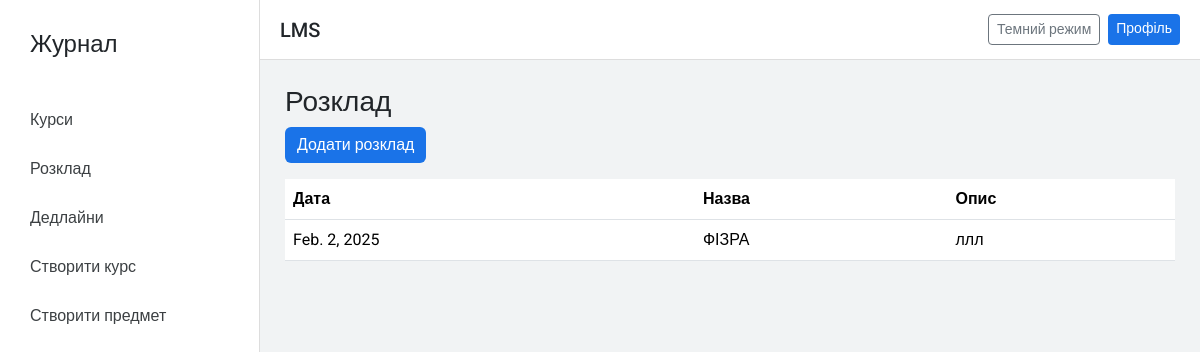
Screenshot of /courses/schedule/ (signed in) with the database file from the repository.
### courses/models.py (models this page shows, shortened)
class Schedule(models.Model):
    course = models.ForeignKey(Course, on_delete=models.CASCADE)
    title = models.CharField(max_length=255)
    date = models.DateField()
    description = models.TextField()

### courses/views.py (the view)
# urls.py: path('schedule/', views.schedule_page, name='schedule_page'),
@login_required
def schedule_page(request):
    if request.user.is_student():
        schedules = Schedule.objects.filter(
            course__enrollments__student=request.user
        )
        course = schedules.first().course if schedules.exists() else None
    else:
        schedules = Schedule.objects.all()
        course = schedules.first().course if schedules.exists() else None
    return render(request, 'schedule.html', {
        'schedules': schedules,
        'course': course
    })

### users/models.py (called while the page is built)
    def is_teacher(self):
        return self.role == 'teacher' or self.is_superuser

    def is_student(self):
        return self.role == 'student'

### templates/schedule.html
{% extends 'base.html' %}
{% block content %}
<h3>Розклад</h3>
{% if user.is_teacher %}
<a href="{% url 'add_schedule' course.id %}" class="btn btn-primary mb-3">
    Додати розклад
</a>
{% endif %}
{% if schedules %}
<table class="table">
<tr>
<th>Дата</th>
<th>Назва</th>
<th>Опис</th>
</tr>
{% for s in schedules %}
<tr>
<td>{{ s.date }}</td>
<td>{{ s.title }}</td>
<td>{{ s.description }}</td>
</tr>
{% endfor %}
</table>
{% else %}
<p>Розкладу немає</p>
{% endif %}
{% endblock %}

### templates/base.html (style rules this page uses)
body { font-family: 'Roboto', sans-serif; background: #f1f3f4; }
.btn-primary { background: #1a73e8; border: none; }

### rows the page displays
Schedule: date "Feb. 2, 2025", title "ФІЗРА", description "ллл"
